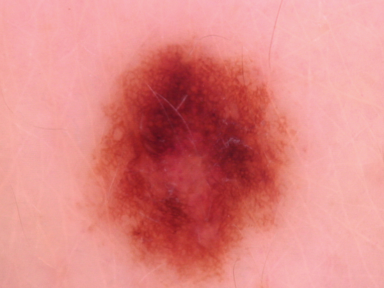
#> input picture data/hair_annotations/img_0262.png, 384 x 288 px; its folder holds only this picture in this run
$ python -i extract_features_examples.py   (imports and definitions only)
#> lines starting #> are read from the running program, lines starting #| are printed output that depends on the picture; after the words box and inside, x2 and y2 are one past the last pixel; in counts of white or black regions, pixels touching at a corner belong together
#> further down, picture is the input picture: shape (288, 384, 3); mean B, G, R 131.9, 134.7, 223
import cv2
import numpy as np
from math import sqrt, floor, ceil, nan, pi
from skimage import color, exposure
from skimage.color import rgb2gray
from skimage.feature import blob_log
from skimage.filters import threshold_otsu
from skimage.measure import label, regionprops
from skimage.transform import resize
from skimage.transform import rotate
from skimage import morphology
from sklearn.cluster import KMeans
from skimage.segmentation import slic
from skimage.color import rgb2hsv
from scipy.stats import circmean, circvar, circstd
from statistics import variance, stdev
from scipy.spatial import ConvexHull


# [149 lines left out: functions measure_pigment_network, measure_blue_veil, measure_vascular, measure_globules, measure_streaks, not called in this run]


def measure_irregular_pigmentation(image):
    """Requires BGR images. God knows what use could this mess have. DO NOT USE for now.

    :param image: The BGR image to be analysed(?)
    :return: Nothing useful, and definitely not what the name suggests."""

    # get grayscale image and find threshold. Apply mask
    gray = cv2.cvtColor(image, cv2.COLOR_BGR2GRAY)
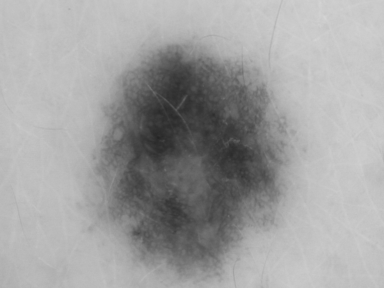
#> gray: shape (288, 384); min 36, max 212, mean 160.8
    threshold = threshold_otsu(gray)
#> threshold = 138
    binary = gray > threshold
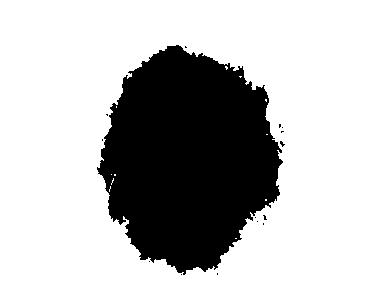
#> binary: shape (288, 384) bool; 73.1% white; 15 black regions (14 under 20 px), largest, box (x1, y1, x2, y2) and area: (97, 45, 283, 275) 29731

    # label connected foreground components
    labeled_image = label(binary)
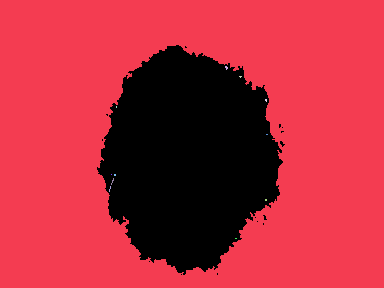
#> labeled_image: shape (288, 384) int32; 13 distinct labels, from 0 to 12; one colour per label, 0 black

    min_rows, min_cols, max_rows, max_cols = [], [], [], []

    # iterate through connected components
    for region in regionprops(labeled_image):

        # store area and perimeter
        area = region.area
        perimeter = region.perimeter

        if perimeter == 0:
            continue

        # compute circularity of the region
        circularity = 4 * np.pi * (area / (perimeter ** 2))

        # save bbox sides if condition is met
        if circularity < 0.6:
            min_row, min_col, max_row, max_col = region.bbox
            min_rows.append(min_row)
            min_cols.append(min_col)
            max_rows.append(max_row)
            max_cols.append(max_col)
#> this loop made 12 passes
#> (area, perimeter, circularity, min_row, min_col, max_row, max_col) on pass 1: (80761, 2416.4, 0.174, 0, 0, 288, 384)
#> after the loop, max_cols = [384]; max_rows = [288]; min_cols = [0]; min_rows = [0]

    # for some reason, compute the percentage of the image that is occupied by
    # the lesion and return absolutely nothing else, leaving zero trace of all
    # previous computations
    _, binary_mask = cv2.threshold(gray, 0, 255, cv2.THRESH_BINARY + cv2.THRESH_OTSU)
    total_pixels = np.prod(binary_mask.shape[:2])
#> total_pixels = 110592
    irregular_pixels = np.count_nonzero(binary_mask)
#> irregular_pixels = 80807
    coverage_percentage = (irregular_pixels / total_pixels) * 100
#> coverage_percentage = 73.07

    return coverage_percentage


# [496 lines left out: functions measure_regression, get_compactness, get_asymmetry, get_multicolor_rate, get_com_col, crop and 18 more, not called in this run]

>>> import cv2
>>> picture = cv2.imread('../data/hair_annotations/img_0262.png')
>>> result = measure_irregular_pigmentation(picture)
#> result = 73.07

$ run again, on data/hair_annotations/img_0264.png
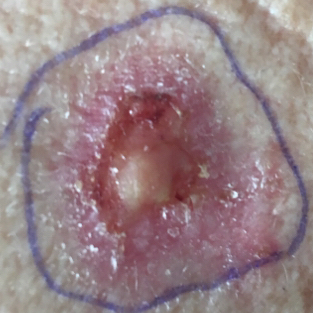
#> input picture data/hair_annotations/img_0264.png, 313 x 313 px
#> picture is the input picture: shape (313, 313, 3); mean B, G, R 134.1, 129.6, 150.4
#> threshold = 135
#> in measure_irregular_pigmentation, `binary = gray > threshold`:
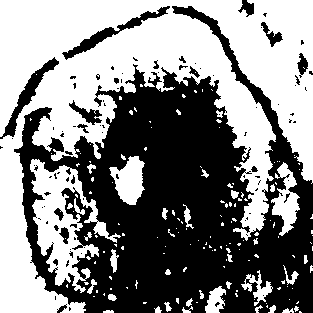
#> binary: shape (313, 313) bool; 51.6% white; 94 black regions (72 under 20 px), largest, box (x1, y1, x2, y2) and area: (14, 6, 313, 313) 44062, (62, 6, 170, 60) 857, (0, 57, 59, 139) 842
#> in measure_irregular_pigmentation, `labeled_image = label(binary)`:
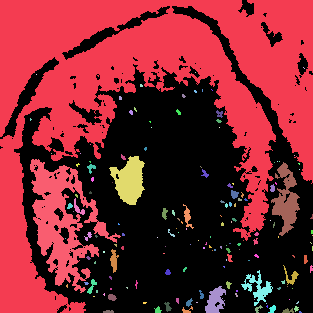
#> labeled_image: shape (313, 313) int32; 160 distinct labels, from 0 to 159; one colour per label, 0 black
#> the loop in measure_irregular_pigmentation, `for region in regionprops(labeled_image):` made 159 passes
#> (area, perimeter, circularity, min_row, min_col, max_row, max_col) on passes 1, 14, 26, 27, 32, 49, 57, 102: (41243, 4718.1, 0.0233, 0, 0, 313, 313), (34, 26.97, 0.587, 110, 216, 118, 223), (1077, 175.8, 0.438, 156, 109, 205, 145), (4515, 1301.3, 0.0335, 159, 30, 293, 121), (1014, 309, 0.133, 162, 271, 236, 300), (68, 45.76, 0.408, 198, 74, 215, 85), (98, 61.08, 0.33, 204, 183, 229, 194), (116, 56.83, 0.451, 249, 110, 273, 119)
#> after the loop in measure_irregular_pigmentation, `for region in regionprops(labeled_image):`: max_cols = [313, 223, 145, 121, 300, 85, 194, 119, 299, 273, 97, 226, 193, 294]; max_rows = [313, 118, 205, 293, 236, 215, 229, 273, 285, 306, 294, 313, 313, 313]; min_cols = [0, 216, 109, 30, 271, 74, 183, 110, 283, 241, 87, 205, 182, 282]; min_rows = [0, 110, 156, 159, 162, 198, 204, 249, 265, 270, 279, 286, 306, 308]
#> irregular_pixels = 50522
#> coverage_percentage = 51.57

$ run again, on data/hair_annotations/img_0269.png
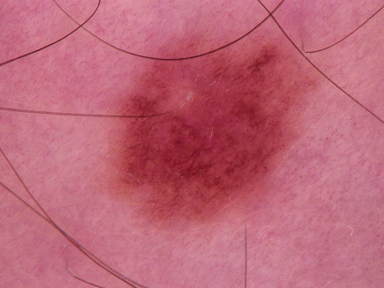
#> input picture data/hair_annotations/img_0269.png, 384 x 288 px
#> picture is the input picture: shape (288, 384, 3); mean B, G, R 119.1, 101.4, 189.9
#> threshold = 116
#> in measure_irregular_pigmentation, `binary = gray > threshold`:
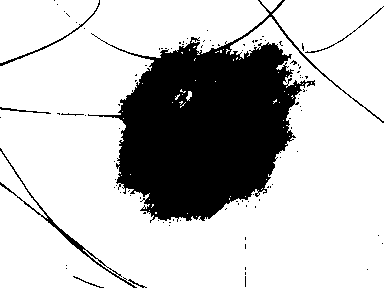
#> binary: shape (288, 384) bool; 76.1% white; 103 black regions (95 under 20 px), largest, box (x1, y1, x2, y2) and area: (88, 0, 384, 223) 25051, (0, 148, 137, 288) 616, (0, 0, 100, 66) 226
#> in measure_irregular_pigmentation, `labeled_image = label(binary)`:
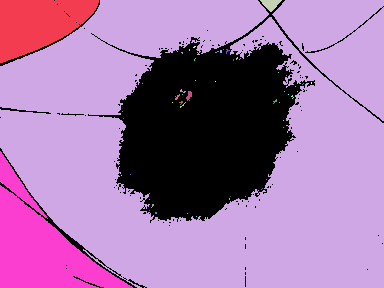
#> labeled_image: shape (288, 384) int32; 55 distinct labels, from 0 to 54; one colour per label, 0 black
#> the loop in measure_irregular_pigmentation, `for region in regionprops(labeled_image):` made 54 passes
#> (area, perimeter, circularity, min_row, max_row, max_col) on passes 1, 2, 41: (4080, 305.6, 0.549, 0, 63, 99), (72403, 4077.3, 0.0547, 0, 288, 384), (7370, 645.5, 0.222, 151, 288, 133)
#> after the loop in measure_irregular_pigmentation, `for region in regionprops(labeled_image):`: max_cols = [99, 384, 133]; max_rows = [63, 288, 288]; min_cols = [0, 0, 0]; min_rows = [0, 0, 151]
#> irregular_pixels = 84174
#> coverage_percentage = 76.11

$ run again, on data/hair_annotations/img_0273.png
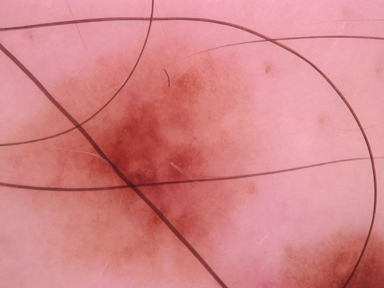
#> input picture data/hair_annotations/img_0273.png, 384 x 288 px
#> picture is the input picture: shape (288, 384, 3); mean B, G, R 136, 132.5, 213.2
#> threshold = 143
#> in measure_irregular_pigmentation, `binary = gray > threshold`:
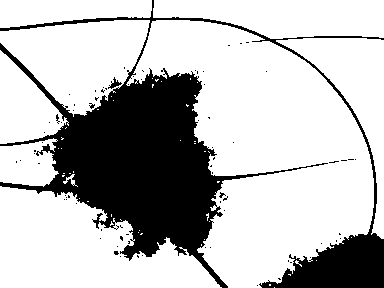
#> binary: shape (288, 384) bool; 74% white; 77 black regions (75 under 20 px), largest, box (x1, y1, x2, y2) and area: (0, 0, 384, 288) 28489, (108, 77, 122, 89) 62
#> in measure_irregular_pigmentation, `labeled_image = label(binary)`:
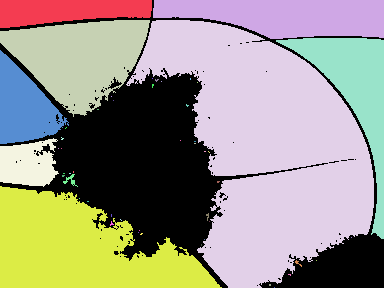
#> labeled_image: shape (288, 384) int32; 52 distinct labels, from 0 to 51; one colour per label, 0 black
#> the loop in measure_irregular_pigmentation, `for region in regionprops(labeled_image):` made 51 passes
#> (area, perimeter, circularity, min_row, min_col, max_row, max_col) on passes 1, 2, 3, 4, 5, 6, 19, 30: (3216, 352.3, 0.326, 0, 0, 28, 152), (6864, 525.8, 0.312, 0, 153, 39, 384), (8758, 587.3, 0.319, 20, 0, 117, 150), (36749, 1767.2, 0.148, 20, 126, 288, 374), (6174, 568.6, 0.24, 38, 276, 239, 384), (3648, 328.6, 0.425, 50, 0, 144, 69), (2148, 313.1, 0.275, 138, 0, 187, 59), (60, 48.01, 0.327, 174, 63, 187, 78)
#> after the loop in measure_irregular_pigmentation, `for region in regionprops(labeled_image):`: max_cols = [152, 384, 150, 374, 384, 69, 59, 78, 222]; max_rows = [28, 39, 117, 288, 239, 144, 187, 187, 288]; min_cols = [0, 153, 0, 126, 276, 0, 0, 63, 0]; min_rows = [0, 0, 20, 20, 38, 50, 138, 174, 186]
#> irregular_pixels = 81795
#> coverage_percentage = 73.96
